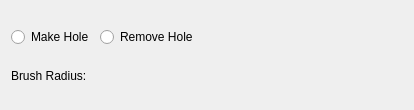
<?xml version="1.0" encoding="UTF-8"?>
<ui version="4.0">
 <class>CTerrainHolePanel</class>
 <widget class="QWidget" name="CTerrainHolePanel">
  <property name="geometry">
   <rect>
    <x>0</x>
    <y>0</y>
    <width>414</width>
    <height>110</height>
   </rect>
  </property>
  <layout class="QVBoxLayout" name="verticalLayout">
   <item>
    <layout class="QHBoxLayout" name="horizontalLayout_2">
     <item>
      <widget class="QRadioButton" name="HOLE_MAKE">
       <property name="sizePolicy">
        <sizepolicy hsizetype="Fixed" vsizetype="Fixed">
         <horstretch>0</horstretch>
         <verstretch>0</verstretch>
        </sizepolicy>
       </property>
       <property name="text">
        <string>Make Hole</string>
       </property>
      </widget>
     </item>
     <item>
      <widget class="QRadioButton" name="HOLE_REMOVE">
       <property name="text">
        <string>Remove Hole</string>
       </property>
      </widget>
     </item>
     <item>
      <spacer name="horizontalSpacer">
       <property name="orientation">
        <enum>Qt::Horizontal</enum>
       </property>
       <property name="sizeHint" stdset="0">
        <size>
         <width>40</width>
         <height>20</height>
        </size>
       </property>
      </spacer>
     </item>
    </layout>
   </item>
   <item>
    <layout class="QHBoxLayout" name="horizontalLayout" stretch="0,1">
     <property name="spacing">
      <number>6</number>
     </property>
     <item>
      <widget class="QLabel" name="radiusLabel">
       <property name="sizePolicy">
        <sizepolicy hsizetype="Minimum" vsizetype="Preferred">
         <horstretch>0</horstretch>
         <verstretch>0</verstretch>
        </sizepolicy>
       </property>
       <property name="text">
        <string>Brush Radius:</string>
       </property>
       <property name="alignment">
        <set>Qt::AlignLeading|Qt::AlignLeft|Qt::AlignVCenter</set>
       </property>
      </widget>
     </item>
     <item>
      <widget class="AzQtComponents::SliderDoubleCombo" name="radiusSlider" native="true">
       <property name="sizePolicy">
        <sizepolicy hsizetype="Minimum" vsizetype="Fixed">
         <horstretch>0</horstretch>
         <verstretch>0</verstretch>
        </sizepolicy>
       </property>
       <property name="minimumSize">
        <size>
         <width>0</width>
         <height>0</height>
        </size>
       </property>
      </widget>
     </item>
    </layout>
   </item>
  </layout>
 </widget>
 <customwidgets>
  <customwidget>
   <class>AzQtComponents::SliderDoubleCombo</class>
   <extends>QWidget</extends>
   <header location="global">AzQtComponents/Components/Widgets/SliderCombo.h</header>
  </customwidget>
 </customwidgets>
 <resources/>
 <connections/>
</ui>
